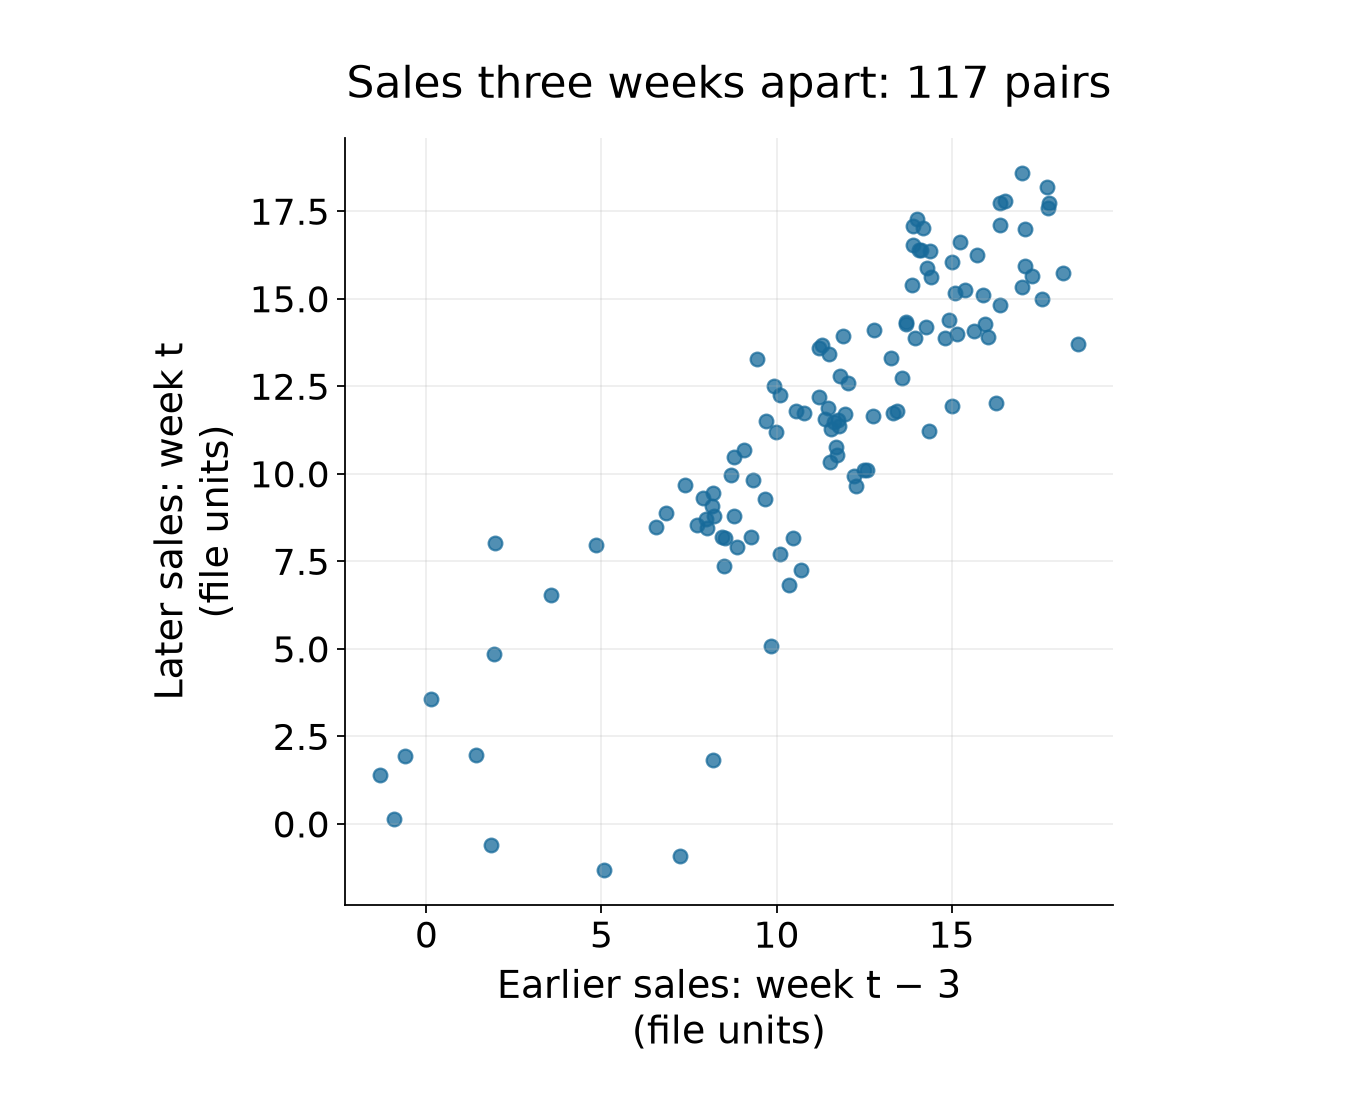

This figure's Python source:
import json
from pathlib import Path
import matplotlib
matplotlib.use('Agg')
import matplotlib.pyplot as plt
import numpy as np

base = Path(__file__).resolve().parent
a = np.genfromtxt(base / 'paper_towels.csv', delimiter=',', names=True)
y = a['sales_above_100000_in_10000_rolls']
n = len(y)
k = 3
mean = y.mean()
x, z = y[:-k], y[k:]
products = (x - mean) * (z - mean)
numerator = products.sum()
denominator = ((y - mean)**2).sum()
r = numerator / denominator
rows = np.column_stack([np.arange(1,n-k+1), np.arange(k+1,n+1), x, z, x-mean, z-mean, products])
np.savetxt(base / 'turn05_lag3_pairs.csv', rows, delimiter=',', header='earlier_week,later_week,earlier_sales,later_sales,earlier_centered,later_centered,centered_product', comments='', fmt=['%d','%d','%.4f','%.4f','%.10f','%.10f','%.10f'])
result = {'series': 'Original sales in file units', 'n': n, 'lag_weeks': k, 'pair_count': len(x), 'overall_mean': float(mean), 'sum_centered_pair_products': float(numerator), 'sum_squared_deviations_all_sales': float(denominator), 'sample_autocorrelation': float(r), 'ordinary_pearson_correlation_of_paired_columns': float(np.corrcoef(x,z)[0,1]), 'first_five_pairs': rows[:5].tolist(), 'first_product': float(products[0])}
(base / 'turn05_lag3_results.json').write_text(json.dumps(result, indent=2)+'\n')
plt.rcParams.update({'font.size':16,'axes.titlesize':20,'axes.labelsize':17})
fig, ax = plt.subplots(figsize=(8.5,7))
ax.scatter(x,z,s=38,color='#176a9a',alpha=.75)
ax.set_xlabel('Earlier sales: week t − 3\n(file units)')
ax.set_ylabel('Later sales: week t\n(file units)')
ax.set_title('Sales three weeks apart: 117 pairs',pad=18)
lo,hi=min(y)-1,max(y)+1
ax.set_xlim(lo,hi)
ax.set_ylim(lo,hi)
ax.set_aspect('equal',adjustable='box')
ax.grid(alpha=.22)
ax.spines[['top','right']].set_visible(False)
fig.tight_layout(pad=1.8)
fig.savefig(base / 'turn05_lag3_sales.png',dpi=160)
plt.close(fig)
print(json.dumps(result, indent=2))
